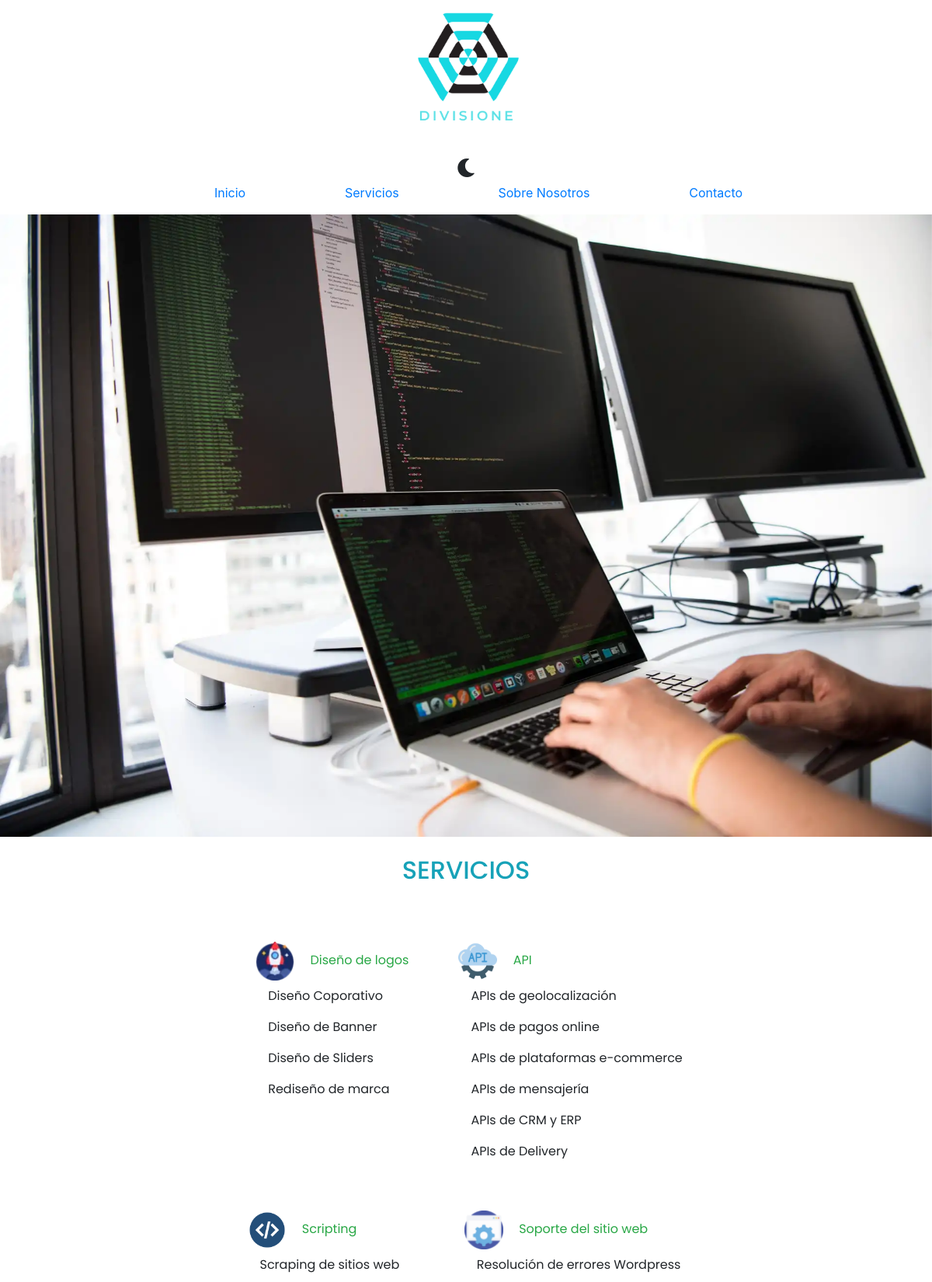
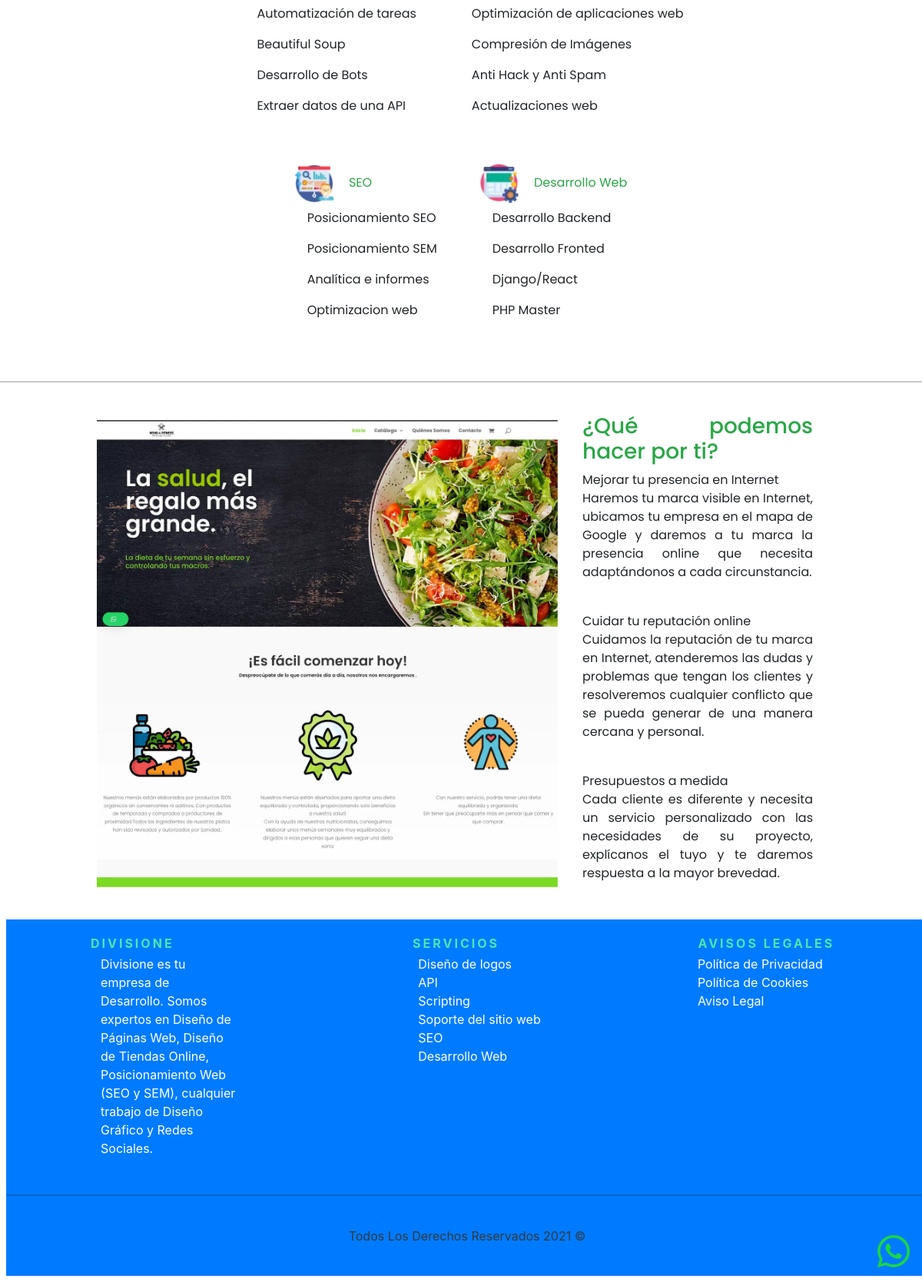
Screenshot of /servicios with the database file from the repository (2 pictures, top to bottom).
### tables this page shows
CREATE TABLE `service` (
  `id` int(11) NOT NULL AUTO_INCREMENT,
  `serviceID` int(11) NOT NULL,
  `nameService` varchar(255) DEFAULT NULL,
  PRIMARY KEY (`id`),
  KEY `fk_service` (`serviceID`),
  CONSTRAINT `fk_service` FOREIGN KEY (`serviceID`) REFERENCES `services` (`id`) ON DELETE CASCADE ON UPDATE CASCADE
);

CREATE TABLE `services` (
  `id` int(11) NOT NULL AUTO_INCREMENT,
  `name` varchar(45) NOT NULL,
  `description` text NOT NULL,
  `price` int(5) NOT NULL,
  `imageProduct` varchar(100) DEFAULT NULL,
  PRIMARY KEY (`id`)
);

### controllers/PageController.php (called while the page is built, shortened)
<?php
class PageController
{
    public static function services(Router $router)
    {
        $data = Services::getServicesList(null);
        $router->render('pages/services', [
            'data' => $data[0]
        ]);
    }
}

### public/index.php (called while the page is built, shortened)
<?php
$router = new Router();
$router->get('/', [PageController::class, 'index']);
$router->post('/', [PageController::class, 'index']);
$router->get('/contacto', [PageController::class, 'contact']);
$router->post('/contacto', [PageController::class, 'contact']);
$router->get('/sobre-nosotros', [PageController::class, 'about']);
$router->get('/servicios', [PageController::class, 'services']);
$router->get('/cookies', [PageController::class, 'cookies']);
$router->get('/legal', [PageController::class, 'legal']);
$router->get('/privacidad', [PageController::class, 'privacy']);
$router->get('/servicio', [PageController::class, 'service']);
$router->post('/servicio', [PageController::class, 'service']);
$router->get('/admin', [ServiceController::class, 'admin']);
$router->get('/admin/create', [ServiceController::class, 'create']);
$router->post('/admin/create', [ServiceController::class, 'create']);
$router->post('/admin/update', [ServiceController::class, 'update']);
$router->get('/admin/update', [ServiceController::class, 'update']);
$router->get('/admin/delete', [ServiceController::class, 'delete']);
$router->get('/login', [LoginController::class, 'auth']);
$router->post('/login', [LoginController::class, 'auth']);
$router->get('/logout', [LoginController::class, 'logout']);
$router->checkRutes();

### models/ActiveRecord.php (called while the page is built, shortened)
<?php
class ActiveRecord
{
    protected static $db;
    public static function setDB($database)
    {
        static::$db = $database;
    }
    public static function getServicesList($id) {
        $service = null;
        $listServices = [];
        if ($id) {
            $query = "SELECT * FROM";
            $query .= " services LEFT JOIN service ON service.serviceID = services.id WHERE services.id = $id ";
            $service = Services::consulSQL($query);
            $service = array_shift($service);
            $listServices = explode(",", $service->nameService);
        } else {
            $service = Services::consulSQL("SELECT services.id, services.price, name, imageProduct, description, service.nameService FROM services LEFT JOIN service ON services.id = service.serviceID; ");
        }
        return [$service, $listServices];
    }
    public static function consulSQL($query): array
    {
        $data = static::$db->query($query);
        $services = [];
        while ($record = $data->fetch_array(MYSQLI_ASSOC)) {
            $services[] = static::createObject($record);
        }
        return $services;
    }
    protected static function createObject($record)
    {
        $object = new static;
        foreach ($record as $key => $value) {
            if (property_exists($object, $key)) {
                $object->$key = $value;
            } else if ($key == 'nameService') {
                $object->$key = $value;
            }
        }
        return $object;
    }
    public static function getAny(String $col, String $table) {
        $query = "SELECT ${col} FROM ${table}";
        $data = static::$db->query($query)->fetch_all();
        return $data;
    }
}

### views/pages/services.php (the view, shortened to what this page needs)
<main class="wrap">
    <div id="carouselExampleSlidesOnly" class="carousel slide" data-ride="carousel">
        <div class="carousel-inner">
            <div class="carousel-item active">
                <img class="d-block w-100" src="build/img/xbanner-services_small.webp" alt="Second slide">
            </div>
        </div>
    </div>
    <section class="services-box d-flex flex-column">
        <h2 class="text-info m-4 text-center text-uppercase">Servicios</h2>
        <div class="content-box d-flex flex-wrap m-4 justify-content-center">
            <?php foreach ($data as $date) : ?>
                <div class="service-box m-4">
                    <a class="m-2" href="servicio?id=<?php echo $date->id ?>"><img src="img/<?php echo $date->imageProduct ?>" class="img-products" alt="Plan Desarrollo web"></a>
                    <a href="servicio?id=<?php echo $date->id ?>" class="m-2 title-services-box text-success"> <?php echo $date->name ?> </a>
                    <?php
                    $listServices = explode(",", $date->nameService);
                    ?>
                    <?php foreach ($listServices as $service) : ?>
                        <p class="mt-2 ml-4"> <?php echo $service ?> </p>
                    <?php endforeach; ?>
                </div>
            <?php endforeach; ?>
        </div>
    </section>
    <hr>
    <section class="what-help align-self-center justify-content-center">
        <div id="carouselExampleSlidesOnly" class="carousel slide w-50 m-2" data-ride="carousel">
            <div class="carousel-inner">
                <div class="carousel-item active">
                    <img class="d-block w-100" src="build/img/menu4.webp" alt="proyecto tucodigofavorito.com">
                </div>
            </div>
        </div>
        <div class="content-carousel m-4">
            <h3 class="text-success">¿Qué podemos hacer por ti?</h3>
            <span>Mejorar tu presencia en Internet</span>
            <p>Haremos tu marca visible en Internet, ubicamos tu empresa en el mapa de Google y daremos a tu marca la presencia online que necesita adaptándonos a cada circunstancia.</p>
            <br />
            <span>Cuidar tu reputación online</span>
            <p>Cuidamos la reputación de tu marca en Internet, atenderemos las dudas y problemas que tengan los clientes y resolveremos cualquier conflicto que se pueda generar de una manera cercana y personal.</p>
            <br />
            <span>Presupuestos a medida</span>
            <p>Cada cliente es diferente y necesita un servicio personalizado con las necesidades de su proyecto, explícanos el tuyo y te daremos respuesta a la mayor brevedad.</p>
        </div>
    </section>
</main>

### Router.php (shortened to what this page needs)
<?php
class Router
{
    public array $getRoutes = [];
    public array $postRoutes = [];
    public function get($url, $fn) {
        $this->getRoutes[$url] = $fn;
    }
    public function post($url, $fn) {
        $this->postRoutes[$url] = $fn;
    }
    public function checkRutes() {
        $currentUrl = $_SERVER['PATH_INFO'] ?? '/';
        $method = $_SERVER['REQUEST_METHOD'];
        if ($method === 'GET') {
            $fn = $this->getRoutes[$currentUrl] ?? null;
        } else {
            $fn = $this->postRoutes[$currentUrl] ?? null;
        }
        if ( $fn ) {
            call_user_func($fn, $this);
        } else {
            header('Location: /404.php');
        }
    }
    public function render($view, $datos = []) {
        include_once __DIR__ . "/views/$view.php";
        $content = ob_get_clean();
        include_once __DIR__ . '/views/layout.php';
    }
}

### views/layout.php (shortened to what this page needs)
<?php
$data = Services::getAny("name,id", "services");
?>
<!DOCTYPE html>
<html lang="en">
<head>
    <link rel="stylesheet" href="https://pro.fontawesome.com/releases/v5.10.0/css/all.css" />
    <link href='https://cdn.jsdelivr.net/npm/boxicons@2.0.5/css/boxicons.min.css' rel='stylesheet'>
    <link href="https://cdn.jsdelivr.net/npm/bootstrap@5.0.2/dist/css/bootstrap.min.css" rel="stylesheet">
    <link rel="stylesheet" href="../build/css/app.css">
    <link rel="stylesheet" href="https://stackpath.bootstrapcdn.com/bootstrap/4.3.1/css/bootstrap.min.css">
</head>
<body>
    <header class="header_nav" data-cy='header_nav'>
        <a class="subtitle-what" href="https://api.whatsapp.com/send?phone=0034634749073"><i class="fab fa-whatsapp"></i></a>
        <nav class="d-flex nav-brand" data-cy='nav-brand'>
            <a class="navbarbrand m-2 " href="#"><img src="../build/img/Divisione.png" class="logo"></a>
            <div class="dark-mode" data-cy='dark-mode'>
                <i class="fas fa-moon m-2"></i>
            </div>
            <ul class="nav-content" data-cy='nav-content'>
                <a href="/" class="cy">Inicio</a></li>
                <a href="/servicios" class="d-flex mn cy">Servicios
                </a>
                <a href="/sobre-nosotros" class="cy">Sobre Nosotros</a>
                <a href="/contacto" class="cy">Contacto</a>
            </ul>
        </nav>
    </header>
    <?php echo $content; ?>
    <footer class="footer-content d-flex flex-column justify-content-center m-2 w-100">
        <div class="wrap-sub-footer ">
            <div class="box-sub-footer d-flex flex-column">
                <span class="title-box-sub-foter" id="fix-title-box-sub-foter">
                    Divisione
                </span>
                <p class="content-box-sub-footer">
                    Divisione es tu empresa de Desarrollo. Somos expertos en Diseño de Páginas Web, Diseño de Tiendas Online, Posicionamiento Web (SEO y SEM), cualquier trabajo de Diseño Gráfico y Redes Sociales.
                </p>
            </div>
            <div class="box-sub-footer d-flex flex-column">
                <span class="title-box-sub-foter">
                    servicios
                </span>
                <ul class="list-services-sub-footer d-flex flex-column">
                    <?php foreach ($data as $serviceInfo) : ?>
                        <li><a href="/servicio?id=<?php echo $serviceInfo[1] ?>"><?php echo $serviceInfo[0] ?></a></li>
                    <?php endforeach; ?>
                </ul>
            </div>
            <div class="box-sub-footer d-flex flex-column">
                <span class="title-box-sub-foter">
                    Avisos Legales
                </span>
                <ul class="list-page-legal-sub-footer d-flex flex-column">
                    <li><a href="/privacidad">Política de Privacidad</a></li>
                    <li><a href="/cookies">Política de Cookies</a></li>
                    <li><a href="/legal">Aviso Legal</a></li>
                </ul>
            </div>
        </div>
        <hr>
        <p class="text-dark p-4 text-center">Todos Los Derechos Reservados <?php echo date('Y') ?> &copy;</p>
    </footer>
</body>

### public/build/css/app.css (style rules this page uses)
.dark-mode { font-size:1.5rem;margin:auto }
@media (min-width:768px) { .dark-mode { align-self:end } }
i { cursor:pointer }
.nav-brand { align-items:center;flex-flow:column wrap }
.nav-content,.response-menu-mobile { display:none }
@media (min-width:768px) { .nav-content { display:flex;justify-content:space-around;place-items:center;width:70% } }
@media (min-width:768px) { .nav-content * { list-style:none } }
.navbarbrand { display:flex;justify-content:center;width:60%!important }
.logo { width:55% }
@media (min-width:768px) { .logo { width:25% } }
.footer-content { background-color:#007bff }
.footer-content .wrap-sub-footer { align-self:center;display:flex;flex-flow:column wrap;padding:1rem;width:100% }
.footer-content .wrap-sub-footer .box-sub-footer { align-items:center;flex:1 }
.footer-content .wrap-sub-footer .box-sub-footer:nth-child(2n) span { margin-right:2rem }
@media (min-width:1024px) { .footer-content .wrap-sub-footer .box-sub-footer:nth-child(3n) { margin-bottom:7rem } }
@media (min-width:768px) { .footer-content .wrap-sub-footer .box-sub-footer #fix-title-box-sub-foter { margin-right:6rem!important } }
.footer-content .wrap-sub-footer .box-sub-footer .title-box-sub-foter { color:#0054ff;color:#59ff9ad1;display:block;font-weight:700;letter-spacing:3px;margin:.2rem;text-align:center;text-transform:uppercase }
.footer-content .wrap-sub-footer .box-sub-footer .content-box-sub-footer { color:#fff;width:45% }
.footer-content .wrap-sub-footer .box-sub-footer .list-page-legal-sub-footer { padding-right:3rem }
.footer-content .wrap-sub-footer .box-sub-footer .list-page-legal-sub-footer li a,.footer-content .wrap-sub-footer .box-sub-footer .list-services-sub-footer li a { color:#fff }
@media (min-width:768px) { .footer-content .wrap-sub-footer { flex-flow:row wrap } }
.what-help { align-items:center;display:flex;flex-flow:column wrap }
@media (min-width:768px) { .what-help { flex-flow:row wrap } }
.content-carousel { width:93% }
.content-carousel * { text-align:justify }
@media (min-width:768px) { .content-carousel { width:25% } }
.content-box { align-self:center;width:55%!important }
.img-products { width:50px }
html { -webkit-text-size-adjust:100%;line-height:1.15 }
body { margin:0 }
main { display:block }
hr { box-sizing:content-box;height:0;overflow:visible }
a { background-color:transparent }
img { border-style:none }
*,:after,:before { box-sizing:inherit }
li { list-style:none }
a { text-decoration:none }
.subtitle-what { bottom:0;position:fixed;right:0 }
.subtitle-what i { color:#1bd741;font-size:3rem;margin:1rem }
.wrap { display:flex;flex-flow:column wrap;font-family:Poppins,sans-serif }

### rows the page displays
service: serviceID.imageProduct (picture), serviceID.name "Diseño de logos", nameService "Diseño Coporativo", nameService "Diseño de Banner", nameService "Diseño de Sliders", nameService "Rediseño de marca"
service: serviceID.imageProduct (picture), serviceID.name "API", nameService "APIs de geolocalización", nameService "APIs de pagos online", nameService "APIs de plataformas e-commerce", nameService "APIs de mensajería", nameService "APIs de CRM y ERP", nameService "APIs de Delivery"
service: serviceID.imageProduct (picture), serviceID.name "Scripting", nameService "Scraping de sitios web", nameService "Automatización de tareas", nameService "Beautiful Soup", nameService "Desarrollo de Bots", nameService "Extraer datos de una API"
service: serviceID.imageProduct (picture), serviceID.name "Soporte del sitio web", nameService "Resolución de errores Wordpress", nameService "Optimización de aplicaciones web", nameService "Compresión de Imágenes", nameService "Anti Hack y Anti Spam", nameService "Actualizaciones web"
service: serviceID.imageProduct (picture), serviceID.name "SEO", nameService "Posicionamiento SEO", nameService "Posicionamiento SEM", nameService "Analítica e informes", nameService "Optimizacion web"
service: serviceID.imageProduct (picture), serviceID.name "Desarrollo Web", nameService "Desarrollo Backend", nameService "Desarrollo Fronted", nameService "Django/React", nameService "PHP Master"
services: name "Diseño de logos"
services: name "API"
services: name "Scripting"
services: name "Soporte del sitio web"
services: name "SEO"
services: name "Desarrollo Web"
